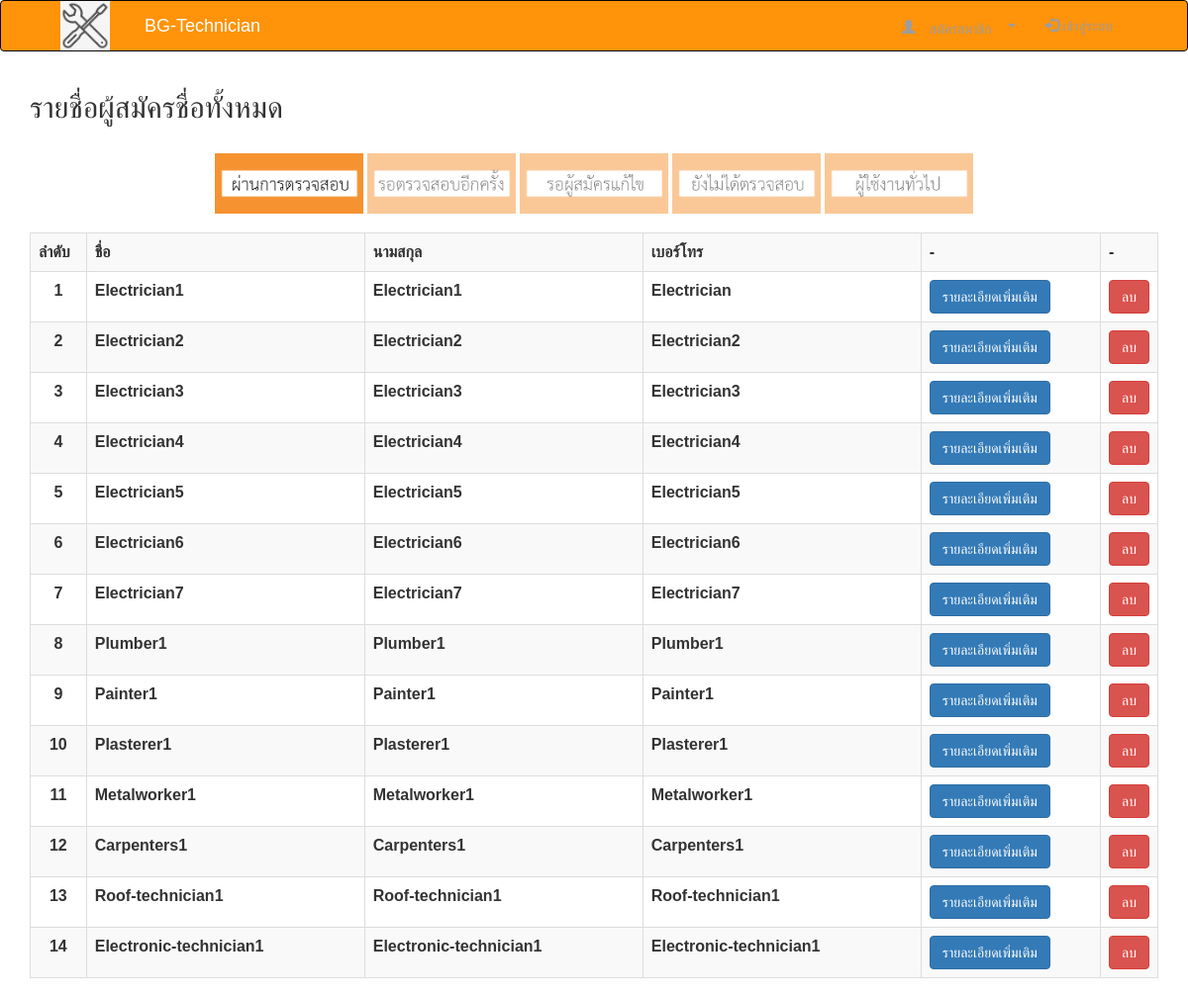
Page /admin-index.php on the earlier database version.
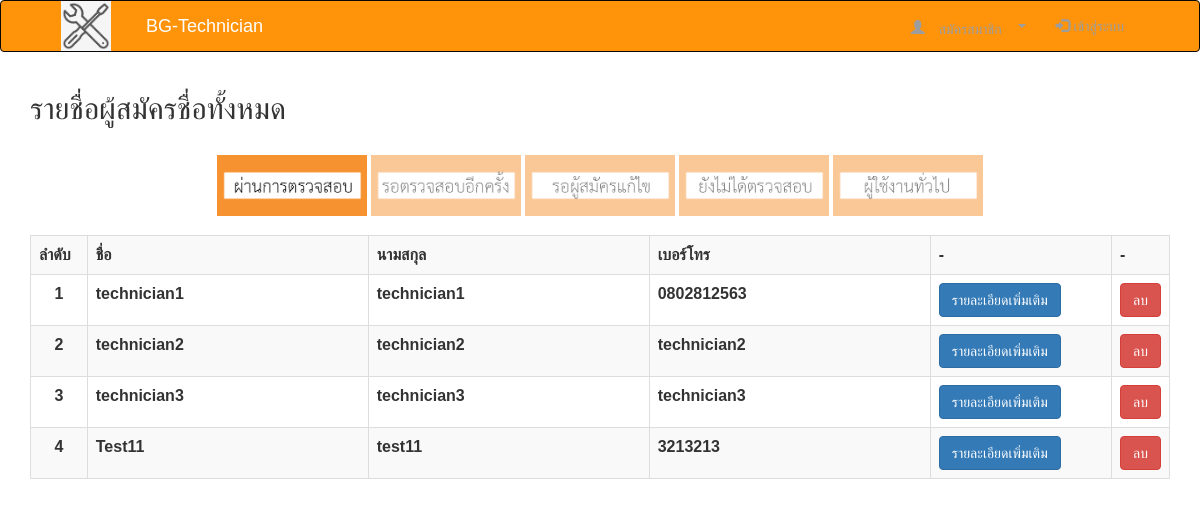
Same page on the later database version.
### tables this page shows
CREATE TABLE `users` (
  `id` int(10) NOT NULL,
  `email` varchar(100) NOT NULL,
  `password` varchar(1000) NOT NULL,
  `firstname` varchar(100) NOT NULL,
  `lastname` varchar(100) NOT NULL,
  `sex` enum('male','female') NOT NULL,
  `address` varchar(1000) DEFAULT NULL,
  `contact` varchar(100) DEFAULT NULL,
  `detail` varchar(1000) DEFAULT NULL,
  `status` enum('user','admin','technician','wait','wait-fix','fixed') NOT NULL,
  `avatar_path` varchar(1000) DEFAULT NULL,
  `certificate_id` varchar(100) DEFAULT NULL,
  `star` float NOT NULL
);

### admin-index.php (the view, shortened to what this page needs)
<?php
require 'header.php';
require 'connection.php';
@$str = $_POST['test'];
if ($str == 'fixed'){
    $query = "SELECT * FROM users WHERE status = 'fixed'";
    $result = mysqli_query($connect, $query);
}else if ($str == 'wait-fix'){
    $query = "SELECT * FROM users WHERE status = 'wait-fix'";
    $result = mysqli_query($connect, $query);
}else if ($str == 'wait'){
    $query = "SELECT * FROM users WHERE status = 'wait'";
    $result = mysqli_query($connect, $query);
}else if ($str == 'user'){
    $query = "SELECT * FROM users WHERE status = 'user'";
    $result = mysqli_query($connect, $query);
}else{
    $query = "SELECT * FROM users WHERE status='technician'";
    $result = mysqli_query($connect, $query);
}
?>
<!DOCTYPE html>
<html lang="en">
<head>
</head>
<body>
    <div class="container">
        <h2>รายชื่อผู้สมัครชื่อทั้งหมด</h2><br>
        <div align="center">
            <form name="form"action="admin-index.php" method="post">
                <label>
                    <img src="img/pass.jpg">
                </label>
                <label>
                    <img src="img/wait-2.jpg">
                </label>
                <label>
                    <img src="img/wait.jpg">
                </label>
                <label>
                    <img src="img/not.jpg">
                </label>
                <label>
                    <img src="img/user.jpg">
                </label>
            </form>
        </div>
        <table class="table table-bordered table-striped">
            <tbody>
            <tr>
                <th>ลำดับ</th>
                <th>ชื่อ</th>
                <th>นามสกุล</th>
                <th>เบอร์โทร</th>
                <th>-</th>
                <th>-</th>
            </tr>
            <?php
            $counter = 1;
            while ($row = mysqli_fetch_array($result)) { ?>
                <tr>
                    <th width="5%" style="text-align: center"><?php echo $counter ?></th>
                    <th width="25%"><?php echo $row['firstname']; ?></th>
                    <th width="25%"><?php echo $row['lastname']; ?></th>
                    <th width="25%"><?php echo $row['contact']; ?></th>
                    <th width="16%" align="center"><a href="profile-all.php?id=<?php echo $row['id'] ?>" class="btn btn-primary">รายละเอียดเพิ่มเติม</a></th>
                    <th width="4%" align="center"><a class="btn btn-danger" href="delete.php?id=<?php echo $row['id'];?>" onClick="return confirm('คุณต้องการที่จะลบผู้ใช้ ท่านนี้ ใช่หรือไม่');">ลบ</a></th>
                </tr>
                <?php $counter = $counter + 1;
            } ?>
            </tbody>
        </table>
    </div>
</body>
</html>

### header.php (shortened to what this page needs)
<head>
    <link rel="stylesheet" href="https://maxcdn.bootstrapcdn.com/bootstrap/3.4.1/css/bootstrap.min.css">
    <link rel="stylesheet" href="https://unpkg.com/bootstrap@3.3.7/dist/css/bootstrap.min.css">
    <link rel="stylesheet" href="css/style.css" type="text/css">
</head>
<nav class="navbar navbar-inverse navabar-fixed-top" id="navcolor" >
    <div style="padding-left: 5%; padding-right: 5% " >
        <?php
        if(isset($_SESSION['email']) && (($_SESSION['status']=="wait") || ($_SESSION['status']=="wait-fix" || ($_SESSION['status']=="fixed") ))) {
            ?>
            <div class="navbar-header">
                <button type="button" class="navbar-toggle" data-toggle="collapse" data-target="#myNavbar">
                    <span class="icon-bar"></span>
                    <span class="icon-bar"></span>
                    <span class="icon-bar"></span>
                </button>
                <a href="wait-status.php?email=<?php echo $_SESSION['email'];?>&id=<?php echo $_SESSION['id'];?>"><img src="img/logo.png" align="left" width="50px" height="auto" border="0"
                                               style="margin-right:20px"/></a>
                <a href="wait-status.php?email=<?php echo $_SESSION['email'];?>&id=<?php echo $_SESSION['id'];?>" class="navbar-brand" style="color: #FFFFFF">BG-Technician</a>
            </div>
        <?php }else{?>
            <div class="navbar-header">
                <a href="index.php"><img src="img/logo.png" align="left" width="50px" height="auto" border="0"
                                         style="margin-right:20px"/></a>
                <a href="index.php" class="navbar-brand" style="color: #FFFFFF">BG-Technician</a>
            </div>
        <?php }
        ?>
        <div class="collapse navbar-collapse" id="myNavbar">
            <ul class="nav navbar-nav navbar-right">
                <?php
                if (isset($_SESSION['email']) && ($_SESSION['status']=="user")) {
                    ?>
                    <li><a href="profile-member.php"><span class="glyphicon glyphicon-user"></span> โปรไฟล์ </a></li>
                    <li><a href="logout.php"><span class="glyphicon glyphicon-log-out"></span> ออกจากระบบ </a></li>
                    <?php
                }else{
                    ?>
                    <li class="dropdown" ><a class="glyphicon glyphicon-user" data-toggle="dropdown" href="#"> สมัครสมาชิก <span class="caret"></span></a>
                    </li>
                    <li><a href="login.php"><span class="glyphicon glyphicon-log-in" "></span> เข้าสู่ระบบ </a></li>
                    <?php
                }
                ?>
            </ul>
        </div>
    </div>
</nav>

### css/style.css (style rules this page uses)
#navcolor { background-color: #ff930a; }

### admin-index.php (style rules this page uses)
body { font-family: sans-serif; }
.img-checker + img { opacity: 0.5; cursor: pointer; width: 150px; }
.img-checker:checked + img { opacity: 1.0; }

Differences in the rows shown:
removed users: firstname "Electrician1", lastname "Electrician1", contact "Electrician"
removed users: firstname "Electrician2", lastname "Electrician2", contact "Electrician2"
removed users: firstname "Electrician3", lastname "Electrician3", contact "Electrician3"
removed users: firstname "Electrician4", lastname "Electrician4", contact "Electrician4"
removed users: firstname "Electrician5", lastname "Electrician5", contact "Electrician5"
removed users: firstname "Electrician6", lastname "Electrician6", contact "Electrician6"
removed users: firstname "Electrician7", lastname "Electrician7", contact "Electrician7"
removed users: firstname "Plumber1", lastname "Plumber1", contact "Plumber1"
removed users: firstname "Painter1", lastname "Painter1", contact "Painter1"
removed users: firstname "Plasterer1", lastname "Plasterer1", contact "Plasterer1"
removed users: firstname "Metalworker1", lastname "Metalworker1", contact "Metalworker1"
removed users: firstname "Carpenters1", lastname "Carpenters1", contact "Carpenters1"
removed users: firstname "Roof-technician1", lastname "Roof-technician1", contact "Roof-technician1"
removed users: firstname "Electronic-technician1", lastname "Electronic-technician1", contact "Electronic-technician1"
added users: firstname "technician1", lastname "technician1", contact "0802812563"
added users: firstname "technician2", lastname "technician2", contact "technician2"
added users: firstname "technician3", lastname "technician3", contact "technician3"
added users: firstname "Test11", lastname "test11", contact "3213213"
